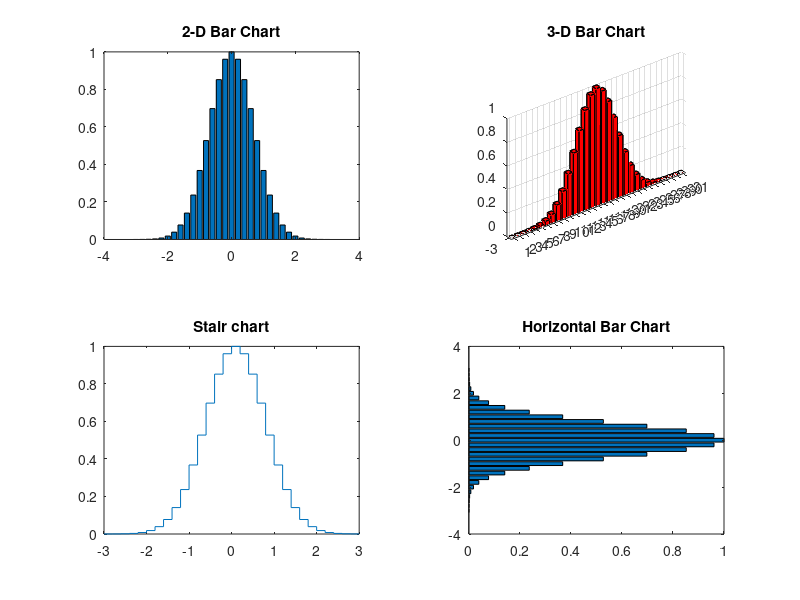

This figure's MATLAB source:
% 条形图和阶梯形图
function Example18
h0=figure('toolbar','none',...
    'position',[200 150 450 250],...
    'name','Example18');
subplot(2,2,1)
x=-3:0.2:3;
y=exp(-x.*x);
bar(x,y)
title('2-D Bar Chart')
subplot(2,2,2)
x=-3:0.2:3;
y=exp(-x.*x);
bar3(x,y,'r')
title('3-D Bar Chart')
subplot(2,2,3)
x=-3:0.2:3;
y=exp(-x.*x);
stairs(x,y)
title('Stair chart')
subplot(2,2,4)
x=-3:0.2:3;
y=exp(-x.*x);
barh(x,y)
title('Horizontal Bar Chart')
